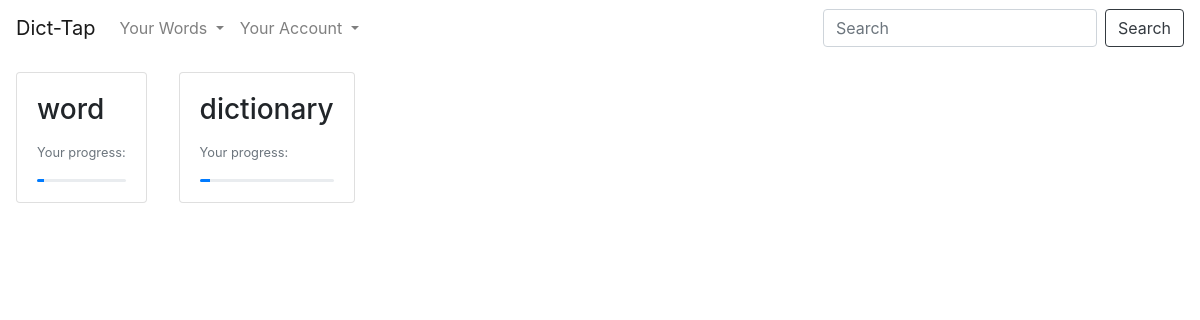
The app's page /view (signed in), older data.
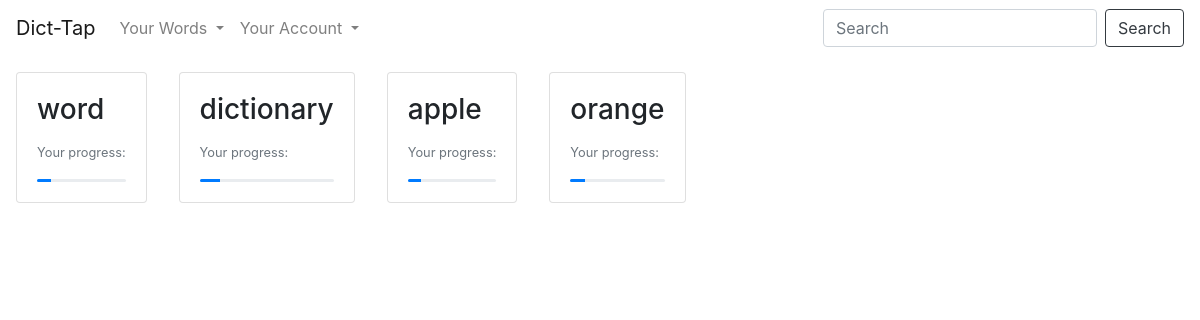
The same page, newer data.
### flaskapp/models.py (models this page shows, shortened)
class Word(db.Model):
    id = db.Column(db.Integer, primary_key=True)
    word = db.Column(db.String(45), unique=True, nullable=False)
    time = db.Column(db.DateTime, nullable=False, default=datetime.utcnow)
    due_date = db.Column(db.DateTime, nullable=False)
    user_id = db.Column(db.Integer, db.ForeignKey('user.id'), nullable=False)
    level = db.Column(db.Integer, nullable=False)

### flaskapp/routes.py (the view)
@app.route("/view", methods=['GET', 'POST'])
@login_required
def view():
    if request.method == 'POST':
        output_word = request.form['search_word']
        return redirect(url_for('search', word=output_word))
    else:
        return render_template('view.html', name='view', background_url=generate_url())

### flaskapp/imagegen.py (called while the page is built)
def generate_url():
    import random
    url_list = ['https://images.pexels.com/photos/1054222/pexels-photo-1054222.jpeg?auto=compress&cs=tinysrgb&dpr=2&h=650&w=940',
                "https://images.pexels.com/photos/1054218/pexels-photo-1054218.jpeg?auto=compress&cs=tinysrgb&dpr=2&h=650&w=940",
                "https://images.pexels.com/photos/1323550/pexels-photo-1323550.jpeg?auto=compress&cs=tinysrgb&dpr=2&h=650&w=940",
                "https://images.pexels.com/photos/531756/pexels-photo-531756.jpeg?auto=compress&cs=tinysrgb&dpr=2&h=650&w=940"]
    return url_list[random.randint(0, len(url_list)-1)]

### flaskapp/models.py (called while the page is built)
@login_manager.user_loader
def load_user(user_id):
    return User.query.get(int(user_id))

### flaskapp/templates/view.html
{% extends "layout.html" %}
{% block a %}
{% if current_user.words == [] %}
<div class="container">
<div class="card m-3">
  <h3 class="display-4" style="padding: 2%">
    Start searching the words you don't know on the bar in top right corner
  </h3>
</div>
</div>
{% else %}
  <div class="card-group">
      {% for each in current_user.words %}
      <div class="">
          <div class="card m-3">
              <div class="card-body">
                <h3 class="card-title">{{ each.word }}</h3>
                <p class="card-text"><small class="text-muted">Your progress:</small></p>
                <div class="progress" style="height: 3px;">
                <div class="progress-bar" role="progressbar" style="width: {{ (each.level/13) * 100}}%;" aria-valuenow="{{ each.level }}" aria-valuemin="0" aria-valuemax="100"></div>
                </div>
              </div>
            </div>
          </div>
      {% endfor %}
  </div>
{% endif %}
{% endblock a %}

### flaskapp/templates/layout.html (shortened to what this page needs)
<!DOCTYPE html>
<html>
    <head>
        <link rel="stylesheet" href="https://stackpath.bootstrapcdn.com/bootstrap/4.3.1/css/bootstrap.min.css">
    </head>
    {% if background_url %}
    <body style="background: url( {{ background_url }} );
     -webkit-background-size: cover;
    -moz-background-size: cover;
    background-size: cover;
    -o-background-size: cover; background-attachment: fixed;">
    {% elif background_color %}
    <body style="background-color: {{ background_color }}">
    {% else %}
    <body style="background-color: white">
    {% endif %}
        <nav class="navbar navbar-expand-lg navbar-light" style="background: transparent">
            <a class="navbar-brand" href="{{ url_for('home') }}">Dict-Tap</a>
            <div class="collapse navbar-collapse" id="navbarSupportedContent">
              <ul class="navbar-nav mr-auto">
                {% if current_user.is_authenticated %}
                <li class="nav-item dropdown">
                  <a class="nav-link dropdown-toggle" href="#" id="navbarDropdown" role="button" data-toggle="dropdown" aria-haspopup="true" aria-expanded="false">
                    Your Words
                  </a>
                </li>
                {% endif %}
                <li class="nav-item dropdown">
                  <a class="nav-link dropdown-toggle" href="#" id="navbarDropdown" role="button" data-toggle="dropdown" aria-haspopup="true" aria-expanded="false">
                    Your Account
                  </a>
                </li>
              </ul>
              <form action="{{ url_for(name) }}" method='POST' class="form-inline my-2 my-lg-0">
                <input name="search_word" class="form-control mr-sm-2" type="search" placeholder="Search" aria-label="Search">
                <button class="btn btn-outline-dark my-2 my-sm-0" type="submit">Search</button>
              </form>
            </div>
          </nav>
          {% block a %}
          {% endblock a %}
    </body>
</html>

Row changes from the older to the newer data that the page shows:
changed Word "word": level 1 → 2 (drawn)
changed Word "dictionary": level 1 → 2 (drawn)
added Word: word "apple", level 2 (drawn)
added Word: word "orange", level 2 (drawn)
